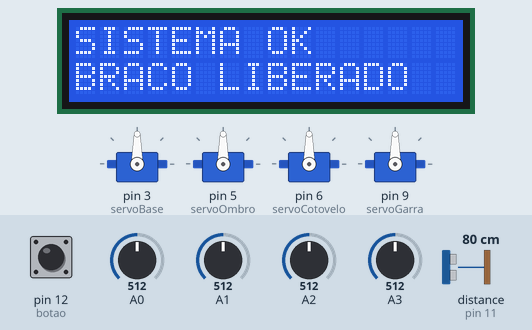
A sketch run on a simulated Arduino Uno, built with avr-gcc and run on an emulated ATmega328P. On the bench: 16×2 character LCD, 4 × servo. The inputs (shaded band) are chosen by the test bench; at power-on: pin 12 (botao) HIGH, A0 = 512, A1 = 512, A2 = 512, A3 = 512, distance to the obstacle (sensor on pin 11) 80 cm. The echo pulse lasts 58.3 µs per cm; what the sketch prints to the serial monitor is not drawn.

Above: at 14.7 s.
14.8 s: pin 12 (botao) pulled LOW for 0.15 s
At 16.0 s:
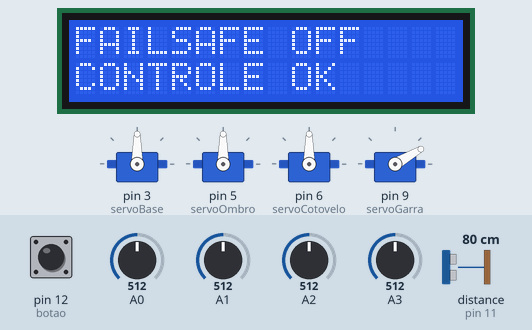
16.5 s: A0 set to 558
At 18.1 s:
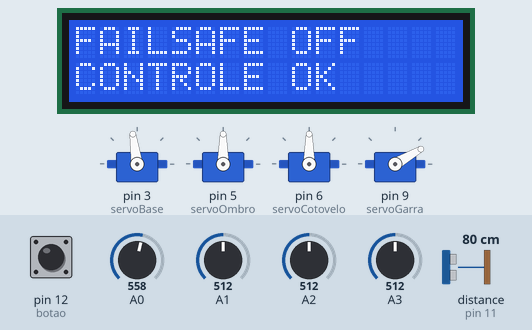
19.5 s: A0 set to 581
At 20.9 s:
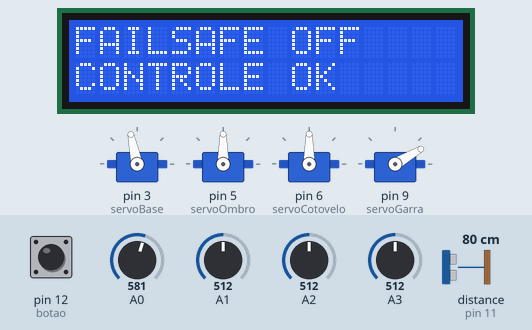
21.2 s: A1 set to 30
At 22.3 s:
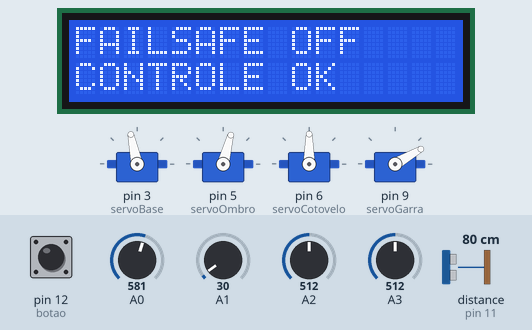
23.7 s: A2 set to 553
At 24.5 s:
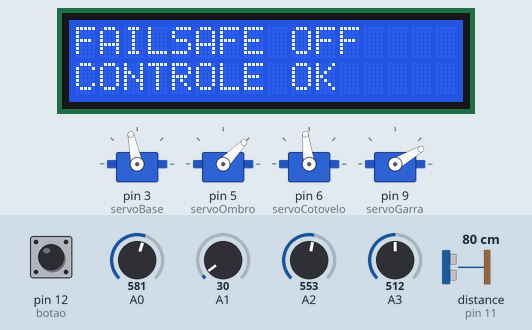
26.7 s: A2 set to 579
At 28.0 s:
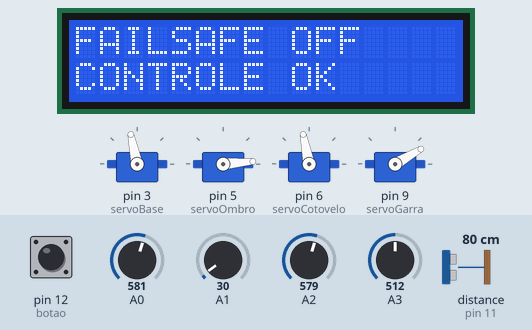
Timing chart, 0 to 29.5 s (numbered marks = the images above; inputs shaded):
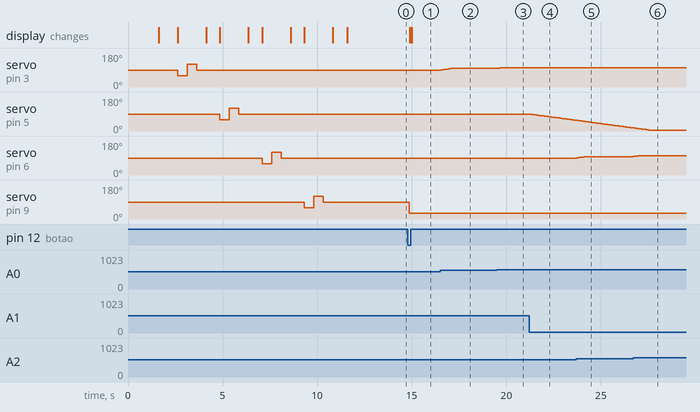

Measured:
- the behaviour switches between 568 and 569 on A2 (found by bisection; images 5 and 6)
- after the input at 14.8 s, servo on pin 9 (servoGarra): 90° → 30° after 0.07 s; the display: first changes after 0.10 s (image 1 shows a later state)
- after the input at 16.5 s, servo on pin 3 (servoBase): moves from 90° to 98° over 0.52 s, starting after 0.07 s
- after the input at 19.5 s, servo on pin 3 (servoBase): 98° → 99° at once, → 100° 0.07 s later, → 101° 0.07 s later, → 102° 0.07 s later
- after the input at 21.2 s, servo on pin 5 (servoOmbro): moves from 90° to 57° over 2.4 s, starting at once
- after the input at 23.7 s, servo on pin 6 (servoCotovelo): moves from 90° to 97° over 0.45 s, starting at once
- after the input at 26.7 s, servo on pin 6 (servoCotovelo): 97° → 98° at once, → 99° 0.07 s later, → 100° 0.07 s later, → 101° 0.08 s later

The sketch:

codigo3.ino
```cpp
#include <Servo.h>
#include <Wire.h>
#include <LiquidCrystal_I2C.h>

// =========================
// SERVOS
// =========================
Servo servoBase;
Servo servoOmbro;
Servo servoCotovelo;
Servo servoGarra;

// =========================
// LCD I2C
// =========================
LiquidCrystal_I2C lcd(0x27, 16, 2);

// =========================
// PINOS
// =========================
const int trigPin = 10;
const int echoPin = 11;
const int botao = 12;

// =========================
// POSIÇÕES INICIAIS
// =========================
int anguloBase = 90;
int anguloOmbro = 90;
int anguloCotovelo = 90;
int anguloGarra = 90;

// =========================
// CONTROLE DO SISTEMA
// =========================
bool estavaEmFalha = false;
bool sistemaLiberado = false;

// =========================
// MEDIR DISTÂNCIA
// =========================
float medirDistancia() {

  digitalWrite(trigPin, LOW);
  delayMicroseconds(2);

  digitalWrite(trigPin, HIGH);
  delayMicroseconds(10);

  digitalWrite(trigPin, LOW);

  long duracao = pulseIn(echoPin, HIGH);

  float distancia = duracao * 0.0343 / 2;

  return distancia;
}

// =========================
// TESTE SERVO BASE
// =========================
void testarServoBase() {

  Serial.println("BASE TESTANDO...");

  lcd.clear();
  lcd.setCursor(0, 0);
  lcd.print("TESTANDO BASE");

  servoBase.write(60);
  delay(500);

  servoBase.write(120);
  delay(500);

  servoBase.write(90);
  delay(500);

  Serial.println("BASE OK");

  lcd.clear();
  lcd.setCursor(0, 0);
  lcd.print("BASE");
  lcd.setCursor(0, 1);
  lcd.print("OK");

  delay(700);
}

// =========================
// TESTE SERVO OMBRO
// =========================
void testarServoOmbro() {

  Serial.println("OMBRO TESTANDO...");

  lcd.clear();
  lcd.setCursor(0, 0);
  lcd.print("TESTANDO OMBRO");

  servoOmbro.write(60);
  delay(500);

  servoOmbro.write(120);
  delay(500);

  servoOmbro.write(90);
  delay(500);

  Serial.println("OMBRO OK");

  lcd.clear();
  lcd.setCursor(0, 0);
  lcd.print("OMBRO");
  lcd.setCursor(0, 1);
  lcd.print("OK");

  delay(700);
}

// =========================
// TESTE SERVO COTOVELO
// =========================
void testarServoCotovelo() {

  Serial.println("COTOVELO TESTANDO...");

  lcd.clear();
  lcd.setCursor(0, 0);
  lcd.print("TESTANDO");
  lcd.setCursor(0, 1);
  lcd.print("COTOVELO");

  servoCotovelo.write(60);
  delay(500);

  servoCotovelo.write(120);
  delay(500);

  servoCotovelo.write(90);
  delay(500);

  Serial.println("COTOVELO OK");

  lcd.clear();
  lcd.setCursor(0, 0);
  lcd.print("COTOVELO");
  lcd.setCursor(0, 1);
  lcd.print("OK");

  delay(700);
}

// =========================
// TESTE SERVO GARRA
// =========================
void testarServoGarra() {

  Serial.println("GARRA TESTANDO...");

  lcd.clear();
  lcd.setCursor(0, 0);
  lcd.print("TESTANDO GARRA");

  servoGarra.write(60);
  delay(500);

  servoGarra.write(120);
  delay(500);

  servoGarra.write(90);
  delay(500);

  Serial.println("GARRA OK");

  lcd.clear();
  lcd.setCursor(0, 0);
  lcd.print("GARRA");
  lcd.setCursor(0, 1);
  lcd.print("OK");

  delay(700);
}

// =========================
// AUTOTESTE
// =========================
void autoteste() {

  Serial.println("==========================");
  Serial.println("   INICIANDO SISTEMA");
  Serial.println("==========================");

  lcd.clear();
  lcd.setCursor(0, 0);
  lcd.print("INICIANDO");
  lcd.setCursor(0, 1);
  lcd.print("SISTEMA...");

  delay(1000);

  // Teste dos servos
  testarServoBase();
  testarServoOmbro();
  testarServoCotovelo();
  testarServoGarra();

  // Sistema liberado
  sistemaLiberado = true;

  Serial.println("==========================");
  Serial.println("      SISTEMA OK");
  Serial.println("     BRACO LIBERADO");
  Serial.println("==========================");

  lcd.clear();
  lcd.setCursor(0, 0);
  lcd.print("SISTEMA OK");
  lcd.setCursor(0, 1);
  lcd.print("BRACO LIBERADO");

  delay(2000);
}

// =========================
// SETUP
// =========================
void setup() {

  Serial.begin(9600);

  // LCD
  lcd.init();
  lcd.backlight();

  lcd.clear();
  lcd.setCursor(0, 0);
  lcd.print("INICIANDO...");
  delay(1000);

  // Servos
  servoBase.attach(3);
  servoOmbro.attach(5);
  servoCotovelo.attach(6);
  servoGarra.attach(9);

  // Ultrassônico
  pinMode(trigPin, OUTPUT);
  pinMode(echoPin, INPUT);

  // Botão failsafe
  pinMode(botao, INPUT_PULLUP);

  delay(500);

  // Executa autoteste
  autoteste();

  // Posição inicial
  servoBase.write(anguloBase);
  servoOmbro.write(anguloOmbro);
  servoCotovelo.write(anguloCotovelo);
  servoGarra.write(anguloGarra);
}

// =========================
// LOOP
// =========================
void loop() {

  // =========================
  // SISTEMA BLOQUEADO
  // =========================
  if (!sistemaLiberado) {

    lcd.clear();
    lcd.setCursor(0, 0);
    lcd.print("SISTEMA");
    lcd.setCursor(0, 1);
    lcd.print("BLOQUEADO");

    delay(100);

    return;
  }

  // =========================
  // FAILSAFE
  // =========================
  if (digitalRead(botao) == LOW) {

    estavaEmFalha = true;

    // Posição segura
    anguloBase = 90;
    anguloOmbro = 90;
    anguloCotovelo = 90;
    anguloGarra = 30;

    servoBase.write(anguloBase);
    servoOmbro.write(anguloOmbro);
    servoCotovelo.write(anguloCotovelo);
    servoGarra.write(anguloGarra);

    // LCD
    lcd.clear();
    lcd.setCursor(0, 0);
    lcd.print("FALHA DETECTADA");
    lcd.setCursor(0, 1);
    lcd.print("POSICAO SEGURA");

    Serial.println("FALHA DETECTADA - POSICAO SEGURA");

    delay(20);

    return;
  }

  // =========================
  // LEITURA DOS POTENCIOMETROS
  // =========================
  int valorBase = analogRead(A0);
  int valorOmbro = analogRead(A1);
  int valorCotovelo = analogRead(A2);
  int valorGarra = analogRead(A3);

  // Conversão para ângulo
  int alvoBase = map(valorBase, 0, 1023, 0, 180);
  int alvoOmbro = map(valorOmbro, 0, 1023, 0, 180);
  int alvoCotovelo = map(valorCotovelo, 0, 1023, 0, 180);
  int alvoGarra = map(valorGarra, 0, 1023, 0, 180);

  // =========================
  // RETORNO DO FAILSAFE
  // =========================
  if (estavaEmFalha) {

    estavaEmFalha = false;

    lcd.clear();
    lcd.setCursor(0, 0);
    lcd.print("FAILSAFE OFF");
    lcd.setCursor(0, 1);
    lcd.print("CONTROLE OK");

    Serial.println("FAILSAFE DESATIVADO - CONTROLE RETOMADO");

    delay(500);
  }

  // =========================
  // SENSOR ULTRASSONICO
  // =========================
  float distancia = medirDistancia();

  // =========================
  // MOVIMENTO SUAVE - BASE
  // =========================
  if (anguloBase < alvoBase) {

    anguloBase++;

  } else if (anguloBase > alvoBase) {

    anguloBase--;
  }

  // =========================
  // MOVIMENTO SUAVE - OMBRO
  // =========================
  if (anguloOmbro < alvoOmbro) {

    anguloOmbro++;

  } else if (anguloOmbro > alvoOmbro) {

    anguloOmbro--;
  }

  // =========================
  // MOVIMENTO SUAVE - COTOVELO
  // =========================
  if (anguloCotovelo < alvoCotovelo) {

    anguloCotovelo++;

  } else if (anguloCotovelo > alvoCotovelo) {

    anguloCotovelo--;
  }

  // =========================
  // GARRA + ANTI-ESMAGAMENTO
  // =========================
  if (anguloGarra < alvoGarra) {

    // Só fecha se não houver objeto próximo
    if (distancia > 10) {

      anguloGarra++;
    }

  } else if (anguloGarra > alvoGarra) {

    anguloGarra--;
  }

  // =========================
  // ENVIA POSIÇÕES AOS SERVOS
  // =========================
  servoBase.write(anguloBase);
  servoOmbro.write(anguloOmbro);
  servoCotovelo.write(anguloCotovelo);

  // =========================
  // MONITOR SERIAL
  // =========================
  Serial.print("Distancia: ");
  Serial.print(distancia);

  Serial.print(" cm | Base: ");
  Serial.print(anguloBase);

  Serial.print(" | Ombro: ");
  Serial.print(anguloOmbro);

  Serial.print(" | Cotovelo: ");
  Serial.print(anguloCotovelo);

  Serial.print(" | Garra: ");
  Serial.println(anguloGarra);

  // Pequeno intervalo para movimento suave
  delay(15);
}
```
